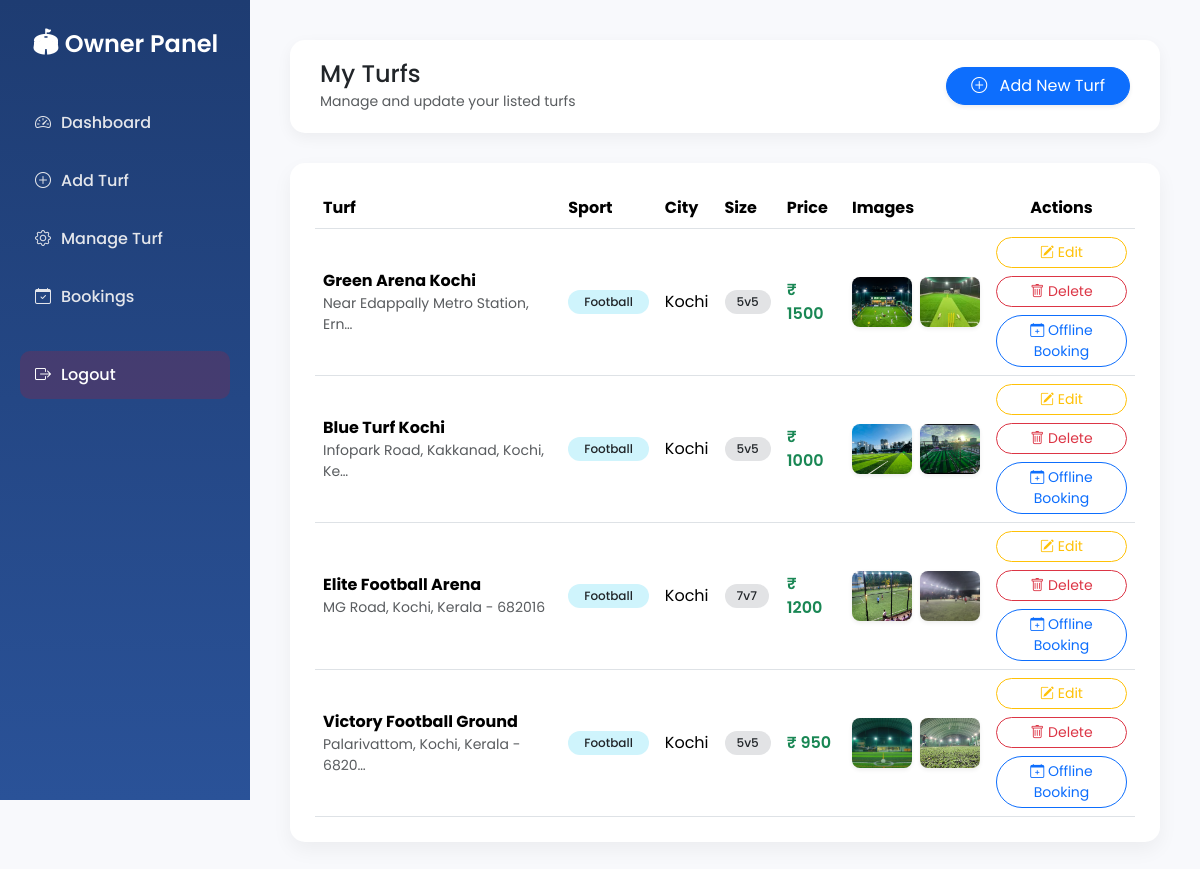
/Owner/turf_details/ (signed in), run on the app's committed database.
### Owner_App/models.py (models this page shows)
class TurfDb(models.Model):
    Turf_name = models.CharField(max_length=100)
    Sport = models.CharField(max_length=100)
    Owner = models.CharField()
    City = models.CharField()
    Location = models.CharField(max_length=300)
    Price_per_hour = models.IntegerField()
    Description = models.CharField(max_length=400)
    Size = models.CharField(max_length=50)
    Turf_image1 = models.ImageField(upload_to='turfs_image')
    Turf_image2 = models.ImageField(upload_to='turfs_image')

### Owner_App/decorators.py (the view)
    def wrapper(request, *args, **kwargs):
        username = request.session.get('username')
        if not username:
            messages.error(request, "Please login first.")
            return redirect("user_signup")
        try:
            user = User.objects.get(username=username)
        except User.DoesNotExist:
            messages.error(request, "User not found.")
            return redirect("user_signup")
        if user.role != "owner":
            messages.error(request, "You are not authorized to access this page.")
            return redirect("home")
        return view_func(request, *args, **kwargs)

### Owner_App/views.py (called while the page is built)
@owner_required
def turf_details(request):
    item=TurfDb.objects.filter(Owner=request.session['username'])
    return render(request,"Turf_Details.html",{"item":item})

### Owner_App/templates/Turf_Details.html (shortened to what this page needs)
{% extends 'Owner_Dash.html' %}
{% block content %}
<div class="dashboard-header d-flex justify-content-between align-items-center">
    <div>
        <h4 class="mb-0">My Turfs</h4>
        <small class="text-muted">Manage and update your listed turfs</small>
    </div>
    <a href="{% url 'add_turf' %}" class="btn btn-primary px-4 rounded-pill shadow-sm">
        <i class="bi bi-plus-circle me-2"></i> Add New Turf
    </a>
</div>
<div class="table-card mt-4">
    <div class="table-responsive">
        <table class="table table-hover align-middle mb-0">
            <thead>
                <tr>
                    <th>Turf</th>
                    <th>Sport</th>
                    <th>City</th>
                    <th>Size</th>
                    <th>Price</th>
                    <th>Images</th>
                    <th class="text-center">Actions</th>
                </tr>
            </thead>
            <tbody>
                {% for i in item %}
                <tr>
                    <td>
                        <strong>{{ i.Turf_name }}</strong>
                        <div class="small text-muted">
                            {{ i.Location|truncatechars:35 }}
                        </div>
                    </td>
                    <td>
                        <span class="badge bg-info-subtle text-dark rounded-pill px-3">
                            {{ i.Sport }}
                        </span>
                    </td>
                    <td>{{ i.City }}</td>
                    <td>
                        <span class="badge bg-secondary-subtle text-dark rounded-pill">
                            {{ i.Size }}
                        </span>
                    </td>
                    <td class="fw-semibold text-success">
                        ₹ {{ i.Price_per_hour }}
                    </td>
                    <td>
                        <div class="d-flex gap-2">
                            <img src="{{ i.Turf_image1.url }}"
                                 width="60" height="50"
                                 class="rounded-3 shadow-sm turf-img">
                            <img src="{{ i.Turf_image2.url }}"
                                 width="60" height="50"
                                 class="rounded-3 shadow-sm turf-img">
                        </div>
                    </td>
                    <td class="text-center">
                        <div class="d-flex flex-column gap-2">
                            <a href="{% url 'edit_turf' turf_id=i.id %}"
                               class="btn btn-sm btn-outline-warning rounded-pill">
                               <i class="bi bi-pencil-square"></i> Edit
                            </a>
                            <a href="{% url 'delete_turf' turf_id=i.id %}"
                               class="btn btn-sm btn-outline-danger rounded-pill"
                               onclick="return confirm('Are you sure you want to delete this turf?');">
                               <i class="bi bi-trash"></i> Delete
                            </a>
                            <a href="{% url 'offline_booking' book_id=i.id %}"
                               class="btn btn-sm btn-outline-primary rounded-pill">
                               <i class="bi bi-calendar-plus"></i> Offline Booking
                            </a>
                        </div>
                    </td>
                </tr>
                {% endfor %}
            </tbody>
        </table>
    </div>
</div>
{% endblock %}

### Owner_App/templates/Owner_Dash.html (style rules this page uses)
body { font-family: 'Poppins', sans-serif; background: #f8f9fc; }
.dashboard-header { background: white; padding: 20px 30px; border-radius: 15px; box-shadow: 0 5px 15px rgba(0,0,0,0.05); margin-bottom: 30px; }
.table-card { background: white; border-radius: 15px; box-shadow: 0 8px 20px rgba(0,0,0,0.05); }
.table thead { background-color: #f1f3f9; }
.badge { padding: 6px 12px; border-radius: 20px; font-weight: 500; }

### Owner_App/templates/Turf_Details.html (style rules this page uses)
.table-card { background: white; border-radius: 15px; padding: 25px; box-shadow: 0 8px 20px rgba(0,0,0,0.05); }
.table thead { background-color: #f8f9fc; font-weight: 600; }
.table tbody tr { transition: 0.2s ease; }
.turf-img { object-fit: cover; transition: 0.3s; }

### data on the page
TurfDb: Turf_name "Green Arena Kochi", Location "Near Edappally Metro Station, Ern…", Sport "Football", City "Kochi", Size "5v5", Price_per_hour "1500", Turf_image1 (picture), Turf_image2 (picture)
TurfDb: Turf_name "Blue Turf Kochi", Location "Infopark Road, Kakkanad, Kochi, Ke…", Sport "Football", City "Kochi", Size "5v5", Price_per_hour "1000", Turf_image1 (picture), Turf_image2 (picture)
TurfDb: Turf_name "Elite Football Arena", Location "MG Road, Kochi, Kerala - 682016", Sport "Football", City "Kochi", Size "7v7", Price_per_hour "1200", Turf_image1 (picture), Turf_image2 (picture)
TurfDb: Turf_name "Victory Football Ground", Location "Palarivattom, Kochi, Kerala - 6820…", Sport "Football", City "Kochi", Size "5v5", Price_per_hour "950", Turf_image1 (picture), Turf_image2 (picture)
